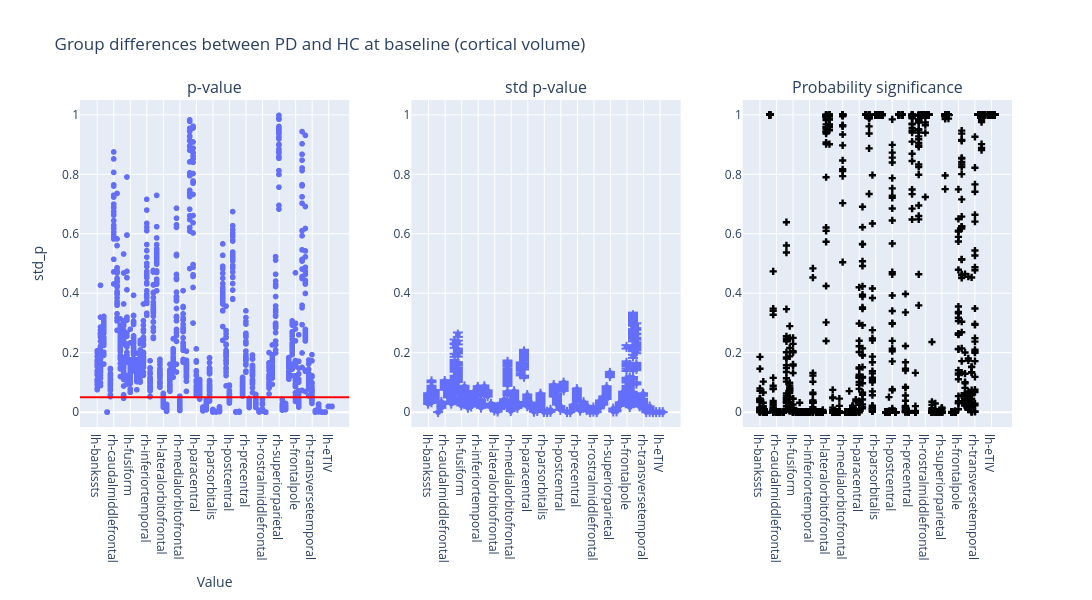

Notebook code cell kept with this figure:
### Code cell
plot_dumbbell(
    ancova_baseline_volume,
    "Group differences between PD and HC at baseline (cortical volume)",
)

### Figure 1 — Plotly figure (JSON) as saved in the notebook; plotly's stock layout.template omitted (floating-point values rounded to 4 significant figures; data arrays with more than 128 entries replaced by an {"elided": "..."} marker saying what was removed)
{"data": [{"hovertemplate": "region=%{x}<br>p_value=%{y}<extra></extra>", "legendgroup": "", "marker": {"color": "#636efa", "symbol": "circle"}, "mode": "markers", "name": "", "showlegend": false, "type": "scattergl", "x": {"elided": "1872 str values"}, "xaxis": "x", "y": {"elided": "1872 float values"}, "yaxis": "y"}, {"error_y": {"array": {"elided": "1872 float values"}, "arrayminus": {"elided": "1872 float values"}}, "hovertemplate": "region=%{x}<br>std_p=%{y}<extra></extra>", "legendgroup": "", "marker": {"color": "#636efa", "symbol": "circle"}, "mode": "markers", "name": "", "showlegend": false, "type": "scattergl", "x": {"elided": "1872 str values"}, "xaxis": "x2", "y": {"elided": "1872 float values"}, "yaxis": "y2"}, {"marker": {"color": "black", "symbol": "cross"}, "mode": "markers", "name": "Flip probability", "showlegend": false, "type": "scatter", "x": {"elided": "1872 str values"}, "xaxis": "x3", "y": {"elided": "1872 float values"}, "yaxis": "y3"}], "layout": {"annotations": [{"font": {"size": 16}, "showarrow": false, "text": "p-value", "x": 0.1444, "xanchor": "center", "xref": "paper", "y": 1, "yanchor": "bottom", "yref": "paper"}, {"font": {"size": 16}, "showarrow": false, "text": "std p-value", "x": 0.5, "xanchor": "center", "xref": "paper", "y": 1, "yanchor": "bottom", "yref": "paper"}, {"font": {"size": 16}, "showarrow": false, "text": "Probability significance", "x": 0.8556, "xanchor": "center", "xref": "paper", "y": 1, "yanchor": "bottom", "yref": "paper"}], "height": 600, "hovermode": "closest", "shapes": [{"line": {"color": "red", "width": 2}, "type": "line", "x0": 0, "x1": 1, "xref": "x domain", "y0": 0.05, "y1": 0.05, "yref": "y"}], "title": {"text": "Group differences between PD and HC at baseline (cortical volume)"}, "width": 1400, "xaxis": {"anchor": "y", "domain": [0, 0.2889], "title": {"text": "Value"}}, "xaxis2": {"anchor": "y2", "domain": [0.3556, 0.6444]}, "xaxis3": {"anchor": "y3", "domain": [0.7111, 1]}, "yaxis": {"anchor": "x", "domain": [0, 1], "range": [-0.05, 1.05], "title": {"text": "std_p"}}, "yaxis2": {"anchor": "x2", "domain": [0, 1], "range": [-0.05, 1.05]}, "yaxis3": {"anchor": "x3", "domain": [0, 1], "range": [-0.05, 1.05]}}}
